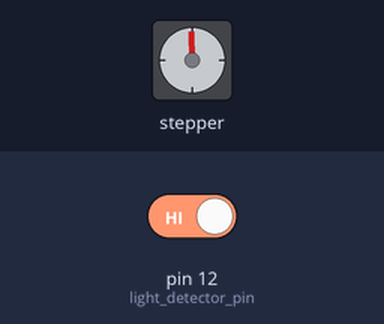
Simulated run of this sketch. Board: Arduino Uno, built with avr-gcc and run on an emulated ATmega328P. Shown: stepper motor. Wiring (inferred from the names in the program): stepper motor (2048 steps per turn assumed): coils pin 8, pin 9, pin 10, pin 11. Inputs (shaded band) come from the test bench; at power-on: pin 12 (light_detector_pin) HIGH.

Above: at 5.8 s.
5.9 s: pin 12 (light_detector_pin) driven LOW
At 6.9 s:
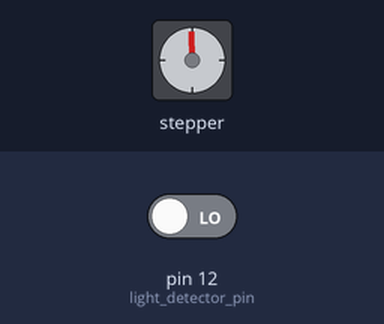
8.9 s: pin 12 (light_detector_pin) driven HIGH
At 12.2 s:
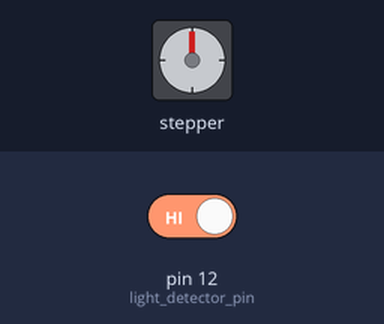
Timing chart, 0 to 17.4 s (numbered marks = the images above; inputs shaded):
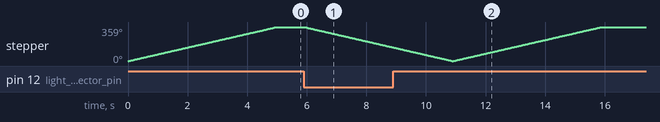

Measured:
- after the input at 5.9 s, stepper: keeps turning counter-clockwise at about 72°/s, starting at once
- by itself, stepper: turns 359° clockwise in 5.0 s

The sketch:

4tronix_manual_stepping.ino
```cpp
// mostly pulled from http://www.4tronix.co.uk/arduino/Stepper-Motors.php lol

int motorPin1 = 8;    // Blue   - 28BYJ48 pin 1
int motorPin2 = 9;    // Pink   - 28BYJ48 pin 2
int motorPin3 = 10;    // Yellow - 28BYJ48 pin 3
int motorPin4 = 11;    // Orange - 28BYJ48 pin 4
                        // Red    - 28BYJ48 pin 5 (VCC)

int motorSpeed = 1200;  // stepper speed
int countsperrev = 512; // number of steps per full revolution
int revs_per_door_action = 0; // need to figure this out!
int lookup[8] = {B01000, B01100, B00100, B00110, B00010, B00011, B00001, B01001};

int light_detector_pin = 12;
int light_detector_value = 0;
int previous_detector_value = 0;

//////////////////////////////////////////////////////////////////////////////
void setup() {
  pinMode(motorPin1, OUTPUT);
  pinMode(motorPin2, OUTPUT);
  pinMode(motorPin3, OUTPUT);
  pinMode(motorPin4, OUTPUT);
  pinMode(light_detector_pin, INPUT);
  Serial.begin(9600);
}

//////////////////////////////////////////////////////////////////////////////
void loop() {
  light_detector_value = digitalRead(light_detector_pin);

  if (light_detector_value == previous_detector_value) {
    return;
  }

  previous_detector_value = light_detector_value;

  for (int i = 0; i < countsperrev; i++) {
    if (light_detector_value == HIGH) {
      clockwise();
    } else {
      counterclockwise();
    }
  }
}

//////////////////////////////////////////////////////////////////////////////
//set pins to ULN2003 high in sequence from 1 to 4
//delay "motorSpeed" between each pin setting (to determine speed)
void counterclockwise() {
  for(int i = 0; i < 8; i++) {
    setOutput(i);
    delayMicroseconds(motorSpeed);
  }
}

void clockwise() {
  for(int i = 7; i >= 0; i--) {
    setOutput(i);
    delayMicroseconds(motorSpeed);
  }
}

void setOutput(int out) {
  digitalWrite(motorPin1, bitRead(lookup[out], 0));
  digitalWrite(motorPin2, bitRead(lookup[out], 1));
  digitalWrite(motorPin3, bitRead(lookup[out], 2));
  digitalWrite(motorPin4, bitRead(lookup[out], 3));
}
```
